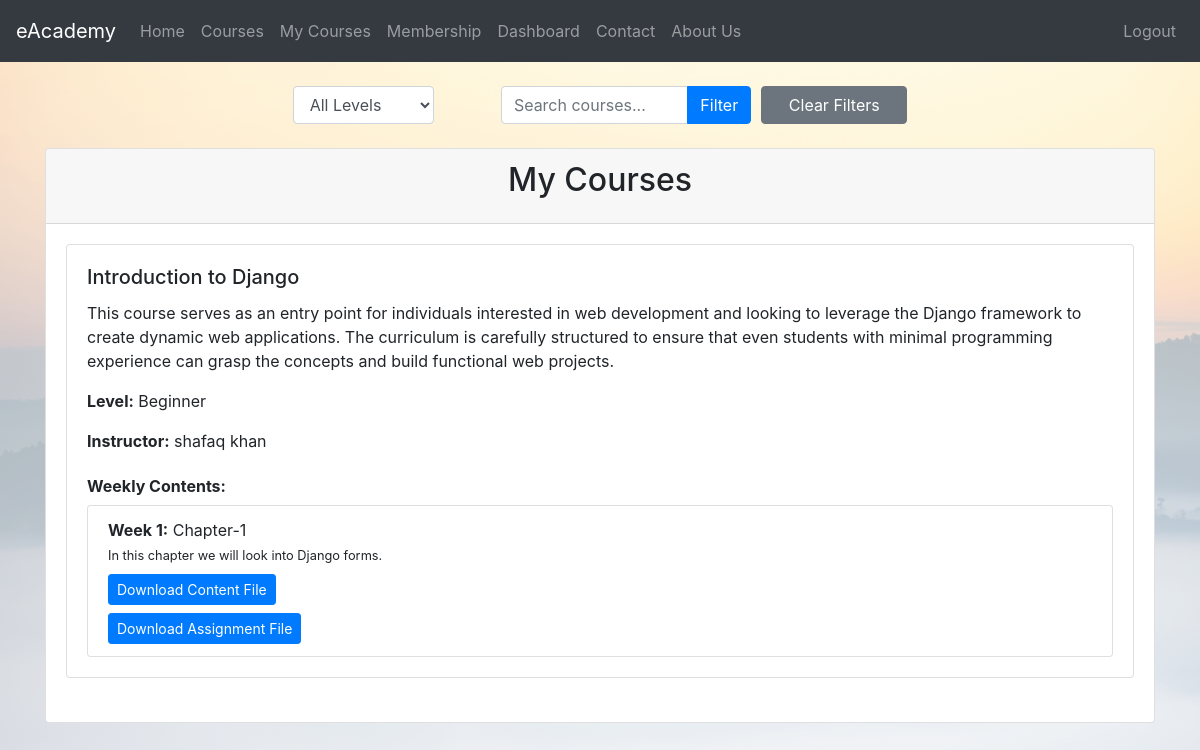
/my_courses/ (signed in), run on the app's committed database.
### eAcademyApp/models.py (models this page shows, shortened)
class StudentCourse(models.Model):
    student = models.ForeignKey(UserProfile, on_delete=models.CASCADE)
    course = models.ForeignKey(Course, on_delete=models.CASCADE)
    grade = models.DecimalField(max_digits=5, decimal_places=2, default=0.0)
    attendance = models.PositiveIntegerField(default=0)

class Course(models.Model):
    LEVEL_CHOICES = [
        ('beginner', 'Beginner'),
        ('intermediate', 'Intermediate'),
        ('advanced', 'Advanced'),
    ]
    title = models.CharField(max_length=200)
    description = models.TextField()
    level_type = models.CharField(max_length=12, choices=LEVEL_CHOICES, default='beginner')
    instructor = models.ForeignKey(User, on_delete=models.CASCADE)
    files = models.FileField(upload_to='course_files/')
    image = models.ImageField(upload_to='course_images/', blank=True, null=True, default='default.jpg')
    created_at = models.DateTimeField(auto_now_add=True)
    updated_at = models.DateTimeField(auto_now=True)

class WeeklyContent(models.Model):
    course = models.ForeignKey(Course, on_delete=models.CASCADE)
    week_number = models.PositiveIntegerField()
    title = models.CharField(max_length=200)
    description = models.TextField()
    content_file = models.FileField(upload_to='weekly_content/')
    assignment_file = models.FileField(upload_to='weekly_content/assignment/', default='Lec_2_-_Python_Programming_L3gQPaa.pdf')
    uploaded_by = models.ForeignKey(User, on_delete=models.CASCADE)
    uploaded_at = models.DateTimeField(auto_now_add=True)

### eAcademyApp/views.py (the view)
# urls.py: path('my_courses/', views.student_courses, name='student_courses'),
@login_required
def student_courses(request):
    search_query = request.GET.get('q')
    level_filter = request.GET.get('level')
    level_choices = Course.LEVEL_CHOICES
    if request.user.userprofile.isstudent():
        student_courses = StudentCourse.objects.filter(student=request.user.userprofile)
        search_query = request.GET.get('q')
        if search_query:
            student_courses = student_courses.filter(course__title__icontains=search_query)
        if level_filter and level_filter in [choice[0] for choice in Course.LEVEL_CHOICES]:
            student_courses = student_courses.filter(course__level_type=level_filter)
        return render(request, 'student_courses.html', {'student_courses': student_courses, 'level_choices': level_choices, 'level_filter': level_filter})
    else:
        messages.info(request, 'Only students are allowed to access this page.')
        return redirect(reverse('eAcademyApp:homepage'))

### eAcademyApp/models.py (called while the page is built)
    def isteacher(self):
        return self.user_type == 'professor'

    def isstudent(self):
        return self.user_type == 'student'

### templates/student_courses.html (shortened to what this page needs)
{% extends 'base.html' %}
{% block content %}
    <div class="container mt-4">
           <form method="GET" class="form-inline justify-content-center mb-4">
    <div class="form-row align-items-center">
        <div class="col-md-4 mt-2 mt-md-0">
            <select name="level" id="level-filter" class="form-control">
                <option value="">All Levels</option>
            </select>
        </div>
            <div class="col-md-5">
            <div class="input-group">
                <input type="text" name="q" id="search-input" class="form-control" placeholder="Search courses...">
                <div class="input-group-append">
                    <button type="submit" class="btn btn-primary">Filter</button>
                </div>
            </div>
        </div>
        <div class="col-md-3 mt-2 mt-md-0">
            <a href="{% url 'eAcademyApp:student_courses' %}" class="btn btn-block btn-secondary">Clear Filters</a>
        </div>
    </div>
</form>
        <div class="card">
            <div class="card-header">
                <h2 class="card-title text-center">My Courses</h2>
            </div>
            <div class="card-body">
                {% if student_courses %}
                    {% for student_course in student_courses %}
                        <div class="card mb-4">
                            <div class="card-body">
                                <h5 class="card-title">{{ student_course.course.title }}</h5>
                                <p class="card-text">{{ student_course.course.description }}</p>
                                <p class="card-text"><strong>Level:</strong> {{ student_course.course.get_level_type_display }}</p>
                                <p class="card-text"><strong>Instructor:</strong> {{ student_course.course.instructor.first_name }} {{ student_course.course.instructor.last_name }}</p>
                                <h6 class="mt-4"><strong>Weekly Contents:</strong></h6>
                                {% if student_course.course.weeklycontent_set.exists %}
                                    <ul class="list-group">
                                        {% for weekly_content in student_course.course.weeklycontent_set.all %}
                                            <li class="list-group-item">
                                                <strong>Week {{ weekly_content.week_number }}:</strong> {{ weekly_content.title }}
                                                <br>
                                                <small>{{ weekly_content.description }}</small>
                                                <br>
                                                <a class="btn btn-sm btn-primary mt-2" href="{{ weekly_content.content_file.url }}">Download Content File</a>
                                                <br>
                                                <a class="btn btn-sm btn-primary mt-2" href="{{ weekly_content.assignment_file.url }}">Download Assignment File</a>
                                            </li>
                                        {% endfor %}
                                    </ul>
                                {% else %}
                                    <p>No content available yet.</p>
                                {% endif %}
                            </div>
                        </div>
                    {% endfor %}
                {% else %}
                    <p>No courses available.</p>
                {% endif %}
            </div>
        </div>
    </div>
{% endblock %}

### eAcademyApp/static/eAcademyApp/styles.css (style rules this page uses)
body { background-image: url("background.png"); background-size: cover; background-repeat: no-repeat; }

### data on the page
StudentCourse: course "Introduction to Django", course.description "This course serves as an entry point for individuals interested in web development and looking to leverage the Django framework to create dynamic web applications. The curriculum is carefully structured to ensure that even students with minimal programming experience can grasp the concepts and build functional web projects.", course.level_type "Beginner", course.instructor.first_name "shafaq", course.instructor.last_name "khan"
WeeklyContent: week_number "1", title "Chapter-1", description "In this chapter we will look into Django forms."
